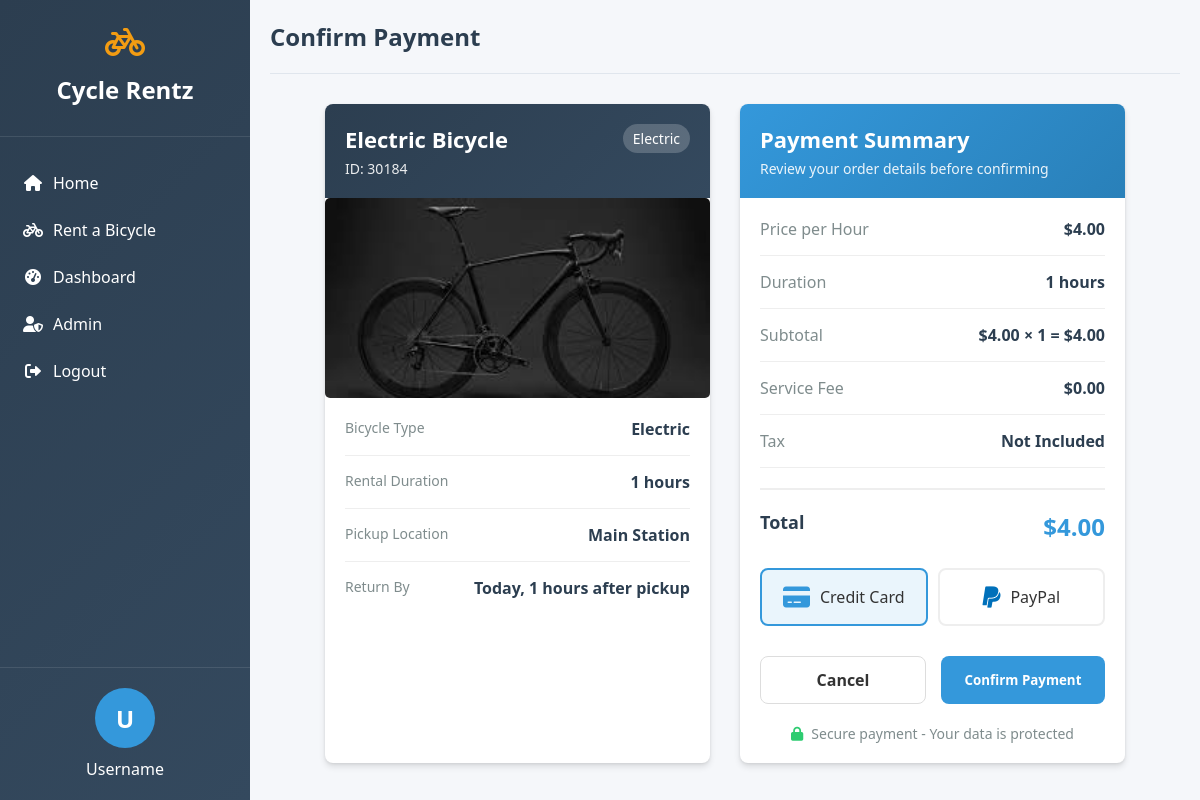
Screenshot of /payment/1/1/ (signed in) with the database file from the repository.
### rental/models.py (models this page shows, shortened)
class Bicycle(models.Model):
    bicycle_id = models.CharField(max_length=10, unique=True)
    type = models.CharField(max_length=50)
    status = models.CharField(max_length=20, default="available")
    image = models.ImageField(upload_to="bicycles/", null=True, blank=True)
    price_per_hour = models.DecimalField(
        max_digits=5, decimal_places=2, default=2.00
    )  # New field

### rental/views.py (the view)
@login_required
def payment_confirm(request, bicycle_id, duration):
    bicycle = Bicycle.objects.get(id=bicycle_id)
    cost = duration * bicycle.price_per_hour
    if request.method == "POST":
        return redirect("rent_bicycle", bicycle_id=bicycle.id)
    return render(
        request,
        "rental/payment_confirm.html",
        {
            "bicycle": bicycle,
            "duration": duration,
            "cost": cost,
            "price_per_hour": bicycle.price_per_hour,
        },
    )

### rental/templates/rental/payment_confirm.html (shortened to what this page needs)
<!DOCTYPE html>
<html lang="en">
<head>
    <link href="https://cdnjs.cloudflare.com/ajax/libs/font-awesome/6.0.0-beta3/css/all.min.css" rel="stylesheet">
</head>
<body>
    <div class="sidebar">
        <div class="sidebar-header">
            <div class="logo-icon"><i class="fas fa-bicycle"></i></div>
            <h1>Cycle Rentz</h1>
        </div>
        <div class="sidebar-menu">
            <ul>
                <li><a href="{% url 'home' %}"><i class="fas fa-home"></i>
                        <span>Home</span></a></li>
                <li><a href="{% url 'bicycle_list' %}"><i class="fas fa-bicycle"></i> <span>Rent a
                            Bicycle</span></a>
                </li>
                <li><a href="{% url 'dashboard' %}"><i class="fas fa-tachometer-alt"></i> <span>Dashboard</span></a>
                </li>
                <li><a href="/admin"><i class="fas fa-user-shield"></i> <span>Admin</span></a></li>
                {% if user.is_authenticated %}
                <li><a href="{% url 'logout' %}"><i class="fas fa-sign-out-alt"></i> <span>Logout</span></a></li>
                {% else %}
                <li><a href="{% url 'login' %}" class="hero-btn hero-btn-primary">
                        <i class="fas fa-sign-in-alt"></i> Login
                    </a></li>
                {% endif %}
            </ul>
        </div>
        <div class="user-profile">
            <div class="avatar">U</div>
            <p class="username">Username</p>
        </div>
    </div>
    <div class="main-content">
        <div class="top-bar">
            <div class="page-title">
                <h1>Confirm Payment</h1>
            </div>
        </div>
        <div class="payment-container">
            <div class="bicycle-info">
                <div class="bicycle-header">
                    <div class="bicycle-type">{{ bicycle.type }}</div>
                    <h2 class="bicycle-title">{{ bicycle.type }} Bicycle</h2>
                    <p class="bicycle-id">ID: {{ bicycle.bicycle_id }}</p>
                </div>
                <div class="bicycle-image">
                    {% if bicycle.image %}
                    <img src="{{ bicycle.image.url }}" style="border-radius: 5px;" alt="{{ bicycle.bicycle_id }}">
                    {% endif %}
                </div>
                <div class="bicycle-details">
                    <div class="detail-row">
                        <div class="detail-label">Bicycle Type</div>
                        <div class="detail-value">{{ bicycle.type }}</div>
                    </div>
                    <div class="detail-row">
                        <div class="detail-label">Rental Duration</div>
                        <div class="detail-value">{{ duration }} hours</div>
                    </div>
                    <div class="detail-row">
                        <div class="detail-label">Pickup Location</div>
                        <div class="detail-value">Main Station</div>
                    </div>
                    <div class="detail-row">
                        <div class="detail-label">Return By</div>
                        <div class="detail-value">Today, {{ duration }} hours after pickup</div>
                    </div>
                </div>
            </div>
            <div class="payment-summary">
                <div class="summary-header">
                    <h2 class="summary-title">Payment Summary</h2>
                    <p class="summary-subtitle">Review your order details before confirming</p>
                </div>
                <div class="summary-body">
                    <div class="pricing-item">
                        <div class="pricing-label">Price per Hour</div>
                        <div class="pricing-value">${{ price_per_hour }}</div>
                    </div>
                    <div class="pricing-item">
                        <div class="pricing-label">Duration</div>
                        <div class="pricing-value">{{ duration }} hours</div>
                    </div>
                    <div class="pricing-item">
                        <div class="pricing-label">Subtotal</div>
                        <div class="pricing-value">${{ price_per_hour|floatformat:2 }} × {{ duration }} =
                            ${{cost|floatformat:2 }}</div>
                    </div>
                    <div class="pricing-item">
                        <div class="pricing-label">Service Fee</div>
                        <div class="pricing-value">$0.00</div>
                    </div>
                    <div class="pricing-item">
                        <div class="pricing-label">Tax</div>
                        <div class="pricing-value">Not Included</div>
                    </div>
                    <div class="total-row">
                        <div class="total-label">Total</div>
                        <div class="total-value">${{ cost }}</div>
                    </div>
                    <div class="payment-methods">
                        <div class="payment-method credit-card active">
                            <i class="fas fa-credit-card"></i>
                            <span>Credit Card</span>
                        </div>
                        <div class="payment-method paypal">
                            <i class="fab fa-paypal"></i>
                            <span>PayPal</span>
                        </div>
                    </div>
                    <form method="post" action="{% url 'rent_bicycle' bicycle.id %}">
                        <div class="payment-actions">
                            <a href="{% url 'bicycle_list' %}" class="btn btn-outline">Cancel</a>
                            <button type="submit" class="btn btn-primary">Confirm Payment</button>
                        </div>
                    </form>
                    <div class="secure-payment">
                        <i class="fas fa-lock"></i>
                        <span>Secure payment - Your data is protected</span>
                    </div>
                </div>
            </div>
        </div>
    </div>
</body>
</html>

### rows the page displays
Bicycle: type "Electric", bicycle_id "30184", image (picture), price_per_hour "4.00"

### other values shown
{{ duration }} "1"
{{ cost|floatformat:2 }} "4.00"
{{ cost }} "4.00"
